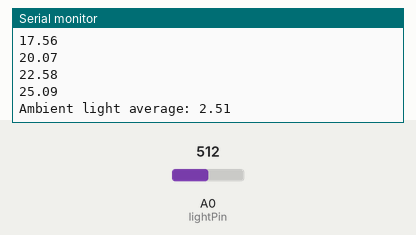
This sketch was run on a simulated Arduino Uno, built with avr-gcc and run on an emulated ATmega328P. Shown: the last lines printed to the serial monitor. Inputs (shaded band) come from the test bench; at power-on: A0 (lightPin) = 512.

Above: at 3.7 s.
3.8 s: A0 (lightPin) set to 716
At 5.1 s:
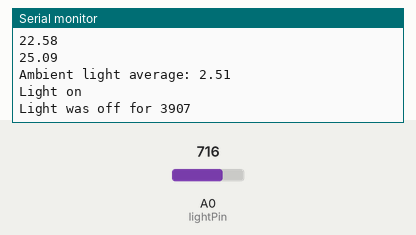
5.4 s: A0 (lightPin) set to 511
At 6.8 s:
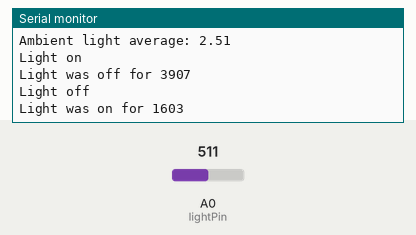
Timing chart, 0 to 8.4 s (numbered marks = the images above; inputs shaded):
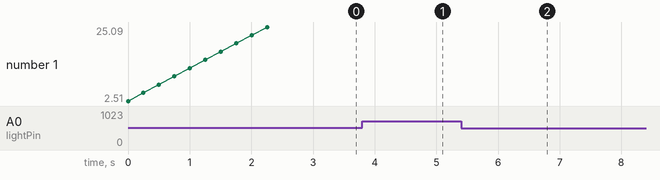

Measured:
- after the input at 3.8 s, the serial monitor: prints a new line after 0.11 s (image 1)
- after the input at 5.4 s, the serial monitor: prints a new line after 0.11 s (image 2)

The sketch:

MorseCodeLight.ino
```cpp
/*
 * MorseCodeLight: Translate Morse code light signals onto a photoresistor and translate them into text.
 * Wiring: 5V to photo resistor (https://www.adafruit.com/product/161), photoresistor parallel connection to ground through a 1k ohm resistor and to A0.
 *
 */

#include "MorseCode.h"

int lightPin = 0;
int lightReading = 0;
float ambientLight = 0;
float ambientLightTolerance = 0;
int lightState = 0;
int previousLightState = 0;
int onTiming = 0;
int offTiming = 0;
int timingIndex = 0;
int spaceMilliseconds = 1000;

typedef struct {
  int state;
  int milliseconds;
} stateTiming;

stateTiming timingHistory[15];


void setup()
{
  pinMode(lightPin, INPUT);
  Serial.begin(9600);

  float ambientLightReadings = 0;

  for (int i = 0; i < 10; i++) {
    ambientLightReadings += analogRead(lightPin) * ANALOG_VOLTAGE_UNITS;
    Serial.println(ambientLightReadings);
    delay(250);
  }

  ambientLight = ambientLightReadings / 10;
  ambientLightTolerance = ambientLight * TOLERANCE_PERCENTAGE;

  Serial.print("Ambient light average: ");
  Serial.println(ambientLight);
}

void loop()
{

  lightReading = analogRead(lightPin);
  delay(100);

  if ( (lightReading * ANALOG_VOLTAGE_UNITS) > (ambientLight + ambientLightTolerance) ) {
    lightState = 1;
  } else {
    lightState = 0;
  }

  if (lightState == 0 && previousLightState == 1) {
    Serial.println("Light off");
    onTiming = millis();
    Serial.print("Light was on for ");
    Serial.println(onTiming - offTiming);
    timingHistory[timingIndex].state = 1;
    timingHistory[timingIndex].milliseconds = onTiming - offTiming;
    timingIndex++;

  } else if (lightState == 1 && previousLightState == 0) {
    Serial.println("Light on");
    offTiming = millis();
    Serial.print("Light was off for ");
    Serial.println(offTiming - onTiming);
    timingHistory[timingIndex].state = 0;
    timingHistory[timingIndex].milliseconds = offTiming - onTiming;
    timingIndex++;
  }

  if (timingIndex == 7) {
    decodeTimingHistory(timingHistory);
    timingIndex++;
  }

  previousLightState = lightState;
}


void decodeTimingHistory(stateTiming timingHistory[]) {

  String letter = "";

  Serial.println("Timing:");
  for (int i = 0; i < 8; i++) {
    Serial.print(timingHistory[i].state);
    Serial.print(", ");
    Serial.println(timingHistory[i].milliseconds);
  }

  for (int i = 1; i < 8; i++) {

    if (timingHistory[i].state == 1) {
      if (timingHistory[i].milliseconds < 1500) {
        letter += ".";
      } else {
        letter += "-";
      }
    }
  }

  Serial.println(letter);
  Serial.println(decode(letter + " "));
}


String decode(String morse)
{
  String msg = "";

  int lastPos = 0;
  int pos = morse.indexOf(' ');
  while( lastPos <= morse.lastIndexOf(' ') )
  {
    for( int i = 0; i < sizeof MorseMap / sizeof *MorseMap; ++i )
    {
      if( morse.substring(lastPos, pos) == MorseMap[i].code )
      {
        msg += MorseMap[i].letter;
      }
    }

    lastPos = pos+1;
    pos = morse.indexOf(' ', lastPos);

    // Handle white-spaces between words (7 spaces)
    while( morse[lastPos] == ' ' && morse[pos+1] == ' ' )
    {
      pos ++;
    }
  }

  return msg;
}
```

MorseCode.h
```cpp
// (licence header left out)
const float TOLERANCE_PERCENTAGE = 0.10;
const float ANALOG_VOLTAGE_UNITS = 0.0049;

// Define unit length in ms
#define UNIT_LENGTH    250

//Build a struct with the morse code mapping
static const struct {
  const char letter, *code;
} MorseMap[] =
{
  { 'A', ".-" },
  { 'B', "-..." },
  { 'C', "-.-." },
  { 'D', "-.." },
  { 'E', "." },
  { 'F', "..-." },
  { 'G', "--." },
  { 'H', "...." },
  { 'I', ".." },
  { 'J', ".---" },
  { 'K', ".-.-" },
  { 'L', ".-.." },
  { 'M', "--" },
  { 'N', "-." },
  { 'O', "---" },
  { 'P', ".--." },
  { 'Q', "--.-" },
  { 'R', ".-." },
  { 'S', "..." },
  { 'T', "-" },
  { 'U', "..-" },
  { 'V', "...-" },
  { 'W', ".--" },
  { 'X', "-..-" },
  { 'Y', "-.--" },
  { 'Z', "--.." },
  { ' ', "     " }, //Gap between word, seven units

  { '1', ".----" },
  { '2', "..---" },
  { '3', "...--" },
  { '4', "....-" },
  { '5', "....." },
  { '6', "-...." },
  { '7', "--..." },
  { '8', "---.." },
  { '9', "----." },
  { '0', "-----" },

  { '.', "·–·–·–" },
  { ',', "--..--" },
  { '?', "..--.." },
  { '!', "-.-.--" },
  { ':', "---..." },
  { ';', "-.-.-." },
  { '(', "-.--." },
  { ')', "-.--.-" },
  { '"', ".-..-." },
  { '@', ".--.-." },
  { '&', ".-..." },
};
```
